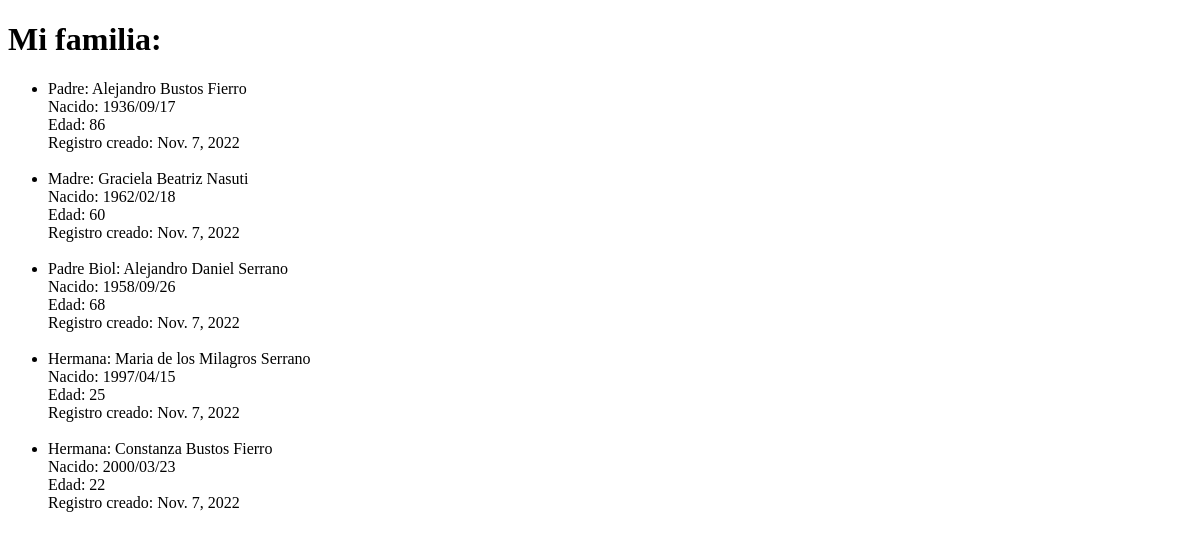
/family/, run on an earlier commit of the app's database.
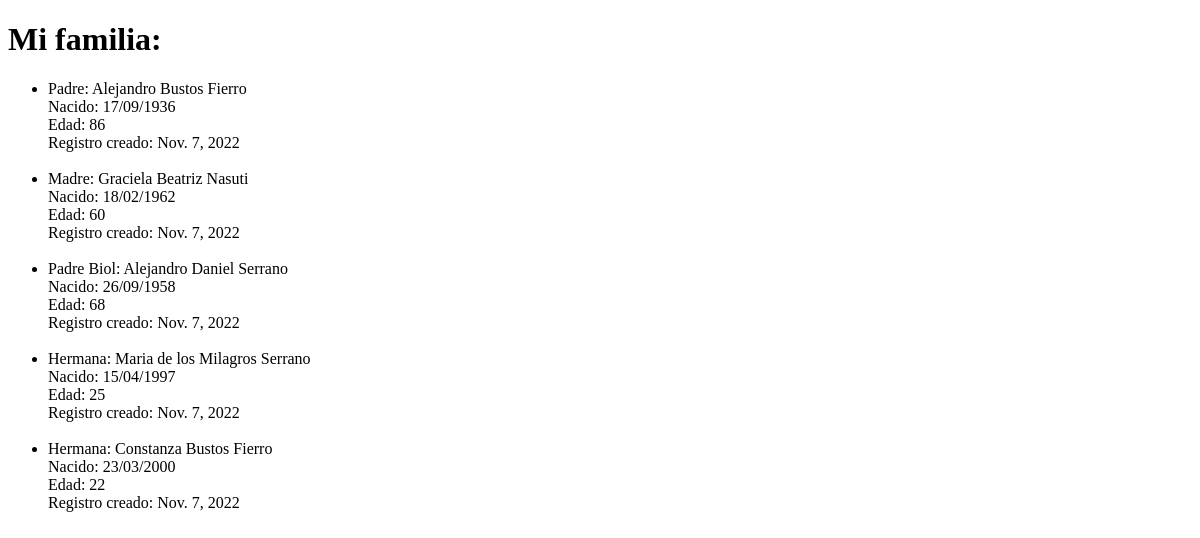
And on a later commit of the database.
### appfamily/models.py (models this page shows)
class Parents(models.Model):
     type = models.CharField(max_length=50)
     name = models.CharField(max_length=60)
     last_name = models.CharField(max_length=60)
     age = models.IntegerField()
     birth = models.CharField(max_length=10)
     created = models.DateField(auto_now_add=True)

### appfamily/views.py (the view)
# urls.py: path('family/', family_list),
def family_list(request):
     parents = Parents.objects.all()
     return render(request, "familia.html", {"parents":parents})

### desafio1/templates/familia.html (shortened to what this page needs)
<!DOCTYPE html>
<html lang="en">
<head>
</head>
<body>
    <h1>Mi familia: </h1>
    <ul>
        {% for parent in parents %}
        <li> {{parent.type}}: {{parent.name}} {{parent.last_name}} <br>
            Nacido: {{parent.birth}} <br>
            Edad: {{parent.age}} <br>
            Registro creado: {{parent.created}}
        </li>
        <br>
        {% endfor %}
    </ul>
</body>
</html>

What changed in the data, as far as the page shows it:
changed Parents "Padre": birth "1936/09/17" → "17/09/1936"
changed Parents "Madre": birth "1962/02/18" → "18/02/1962"
changed Parents "Padre Biol": birth "1958/09/26" → "26/09/1958"
changed Parents "Maria de los Milagros": birth "1997/04/15" → "15/04/1997"
changed Parents "Constanza": birth "2000/03/23" → "23/03/2000"
